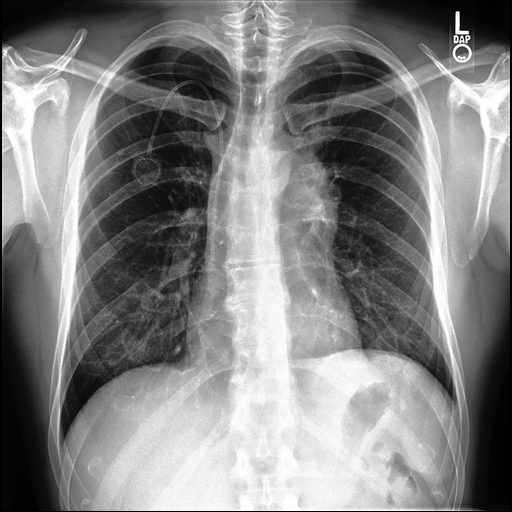
#> input picture misc/testing_data_augmentations/test_images/patient00005_view1_frontal.png, 512 x 512 px; its folder holds only this picture in this run
$ python resize_image_folder_keep_aspect_ratio.py --input_directory testing_data_augmentations/test_images --output_directory out --image_size 100   (older library calls are emulated)
#> lines starting #> are read from the running program, lines starting #| are printed output that depends on the picture
import argparse
import os
from PIL import Image

parser = argparse.ArgumentParser()
parser.add_argument('--input_directory', type=str, required=True,
                    help="Path to input dataset image folder"
                    )
parser.add_argument('--output_directory', type=str, required=True,
                    help="Path to output dataset image folder"
                    )
parser.add_argument('--image_size', type=int, required=True,
    help='Required squared image size (image_size, image_size) each image in the dataset image folder would be resized to with keeping the original aspect ratio intact'
                    )

args = parser.parse_args()
input_directory = args.input_directory
output_directory = args.output_directory
image_size = args.image_size


def resize_image_keep_aspect_ratio(image_path, desired_image_size):
    """This resizing method was taken from blog post by jdhao:
    https://jdhao.github.io/2017/11/06/resize-image-to-square-with-padding/#resize-and-pad-with-image-module

    Creates a blank square image, then pastes the resized image onto the blank square image to form a new image with
    the aspect ratio intact.
    """
#> called with desired_image_size = 100

    image = Image.open(image_path)
#> image is the input picture: PIL image 512x512 RGB; min 0, max 255, mean 130.7
    old_image_size = image.size
#> old_image_size = (512, 512)

    ratio = float(desired_image_size) / max(old_image_size)
#> ratio = 0.195
    new_image_size = tuple([int(x * ratio) for x in old_image_size])
#> new_image_size = (100, 100)

    image = image.resize(new_image_size, Image.ANTIALIAS)
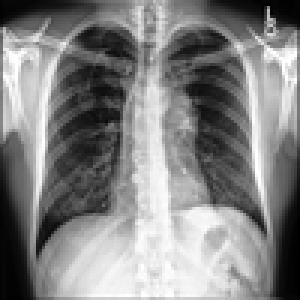
#> image: PIL image 100x100 RGB (shown 3 times larger); min 0, max 255, mean 131

    new_image = Image.new("RGB", (desired_image_size, desired_image_size))
#> new_image: PIL image 100x100 RGB; every value is 0
    new_image.paste(
        image,
        ((desired_image_size - new_image_size[0]) // 2, (desired_image_size - new_image_size[1]) // 2)
    )
    del image

    return new_image


def resize_image_folder_keep_aspect_ratio(input_directory, output_directory, image_size):
    """Loops through all images in Image folder, resizes them to specified image_size with keeping aspect ratio
     intact."""

    if not os.path.exists(output_directory):
        os.makedirs(output_directory)

    for (root, dirs, files) in os.walk(input_directory, topdown=True):
        if len(files) != 0:
            for image_filename in files:
                image_path = os.path.join(root, image_filename)
                resized_image = resize_image_keep_aspect_ratio(image_path=image_path, desired_image_size=image_size)

                # Save as .png format to have higher quality image
                resized_image_filename = image_filename.split(".")[0] + ".png"

                # Set output directory parent folders for resized image
                splitted_root_path = root.split("/")
#> (the run stopped early here; a loop or call above may not have finished)
